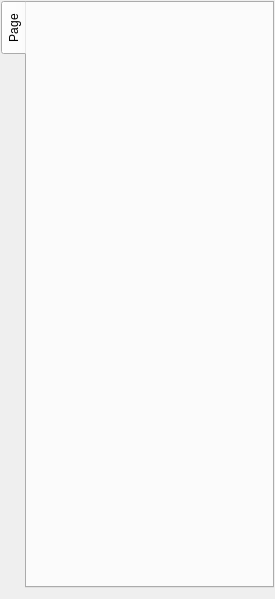
<?xml version="1.0" encoding="UTF-8"?>
<ui version="4.0">
 <class>PlotTab</class>
 <widget class="QWidget" name="PlotTab">
  <property name="geometry">
   <rect>
    <x>0</x>
    <y>0</y>
    <width>275</width>
    <height>599</height>
   </rect>
  </property>
  <property name="sizePolicy">
   <sizepolicy hsizetype="Expanding" vsizetype="Preferred">
    <horstretch>0</horstretch>
    <verstretch>0</verstretch>
   </sizepolicy>
  </property>
  <property name="maximumSize">
   <size>
    <width>325</width>
    <height>16777215</height>
   </size>
  </property>
  <property name="windowTitle">
   <string>PlotMS Plot Tab</string>
  </property>
  <property name="toolTip">
   <string/>
  </property>
  <property name="styleSheet">
   <string notr="true"/>
  </property>
  <layout class="QVBoxLayout" name="verticalLayout">
   <property name="spacing">
    <number>1</number>
   </property>
   <property name="leftMargin">
    <number>1</number>
   </property>
   <property name="topMargin">
    <number>1</number>
   </property>
   <property name="rightMargin">
    <number>1</number>
   </property>
   <item>
    <widget class="QTabWidget" name="tabWidget">
     <property name="sizePolicy">
      <sizepolicy hsizetype="Expanding" vsizetype="Preferred">
       <horstretch>0</horstretch>
       <verstretch>0</verstretch>
      </sizepolicy>
     </property>
     <property name="maximumSize">
      <size>
       <width>325</width>
       <height>800</height>
      </size>
     </property>
     <property name="styleSheet">
      <string notr="true"/>
     </property>
     <property name="tabPosition">
      <enum>QTabWidget::West</enum>
     </property>
     <property name="currentIndex">
      <number>0</number>
     </property>
     <widget class="QWidget" name="tab">
      <property name="styleSheet">
       <string notr="true"/>
      </property>
      <attribute name="title">
       <string>Page</string>
      </attribute>
     </widget>
    </widget>
   </item>
  </layout>
 </widget>
 <resources>
  <include location="../Gui/PlotMSPlotter.qrc"/>
 </resources>
 <connections/>
</ui>
